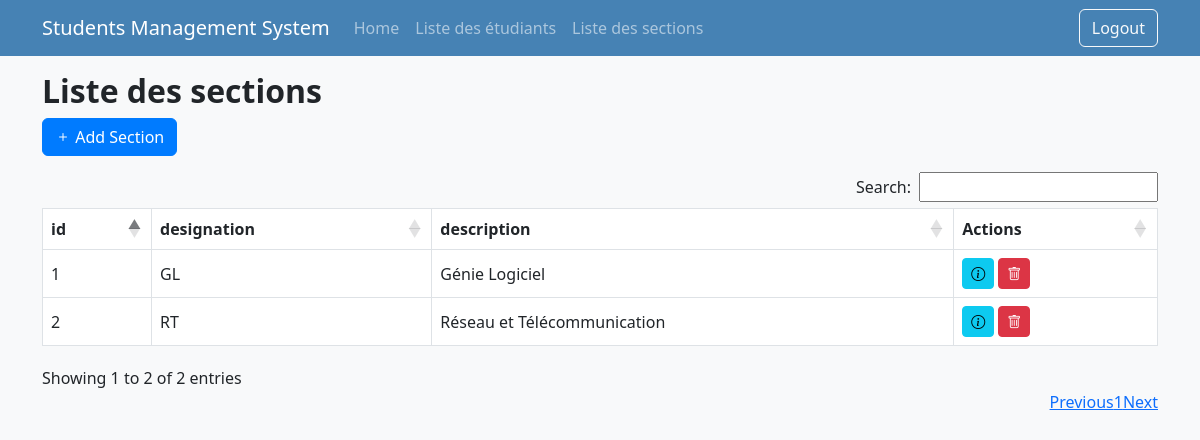
Screenshot of /pages/sections.php (signed in) with the database file from the repository.
### tables this page shows
CREATE TABLE `sections` (
  `id` int(11) NOT NULL,
  `designation` varchar(50) NOT NULL,
  `description` text DEFAULT NULL
);

### classes/Repository.php (called while the page is built, shortened)
<?php
class Repository {
    protected $pdo;
    protected $table;
    public function __construct(PDO $pdo, $table) {
        $this->pdo = $pdo;
        $this->table = $table;
    }
    public function findAll() {
        $stmt = $this->pdo->query("SELECT * FROM {$this->table}");
        return $stmt->fetchAll(PDO::FETCH_ASSOC);
    }
}
?>

### pages/sections.php (the view, shortened to what this page needs)
<?php
require_once '../includes/config.php';
$sectionRepo = new Section($pdo);
$sections = $sectionRepo->findAll();
?>
<?php require_once '../includes/header.php'; ?>
<div class="container mt-3">
    <h2>Liste des sections</h2>
    <?php if ($_SESSION['user']['role'] === 'admin'): ?>
        <div class="mb-3">
            <a href="add_section.php" class="btn btn-primary"><i class="bi bi-plus"></i> Add Section</a>
        </div>
    <?php endif; ?>
    <table id="sectionsTable" class="table table-bordered">
        <thead>
            <tr>
                <th>id</th>
                <th>designation</th>
                <th>description</th>
                <th>Actions</th>
            </tr>
        </thead>
        <tbody>
            <?php if (empty($sections)): ?>
                <tr>
                    <td colspan="4">No sections found.</td>
                </tr>
            <?php else: ?>
                <?php foreach ($sections as $section): ?>
                    <tr>
                        <td><?= htmlspecialchars($section['id']) ?></td>
                        <td><?= htmlspecialchars($section['designation']) ?></td>
                        <td><?= htmlspecialchars($section['description']) ?></td>
                        <td>
                            <a href="view_section.php?id=<?= htmlspecialchars($section['id']) ?>" class="btn btn-info btn-sm"><i class="bi bi-info-circle"></i></a>
                            <?php if ($_SESSION['user']['role'] === 'admin'): ?>
                                <a href="delete_section.php?id=<?= htmlspecialchars($section['id']) ?>" class="btn btn-danger btn-sm"><i class="bi bi-trash"></i></a>
                            <?php endif; ?>
                        </td>
                    </tr>
                <?php endforeach; ?>
            <?php endif; ?>
        </tbody>
    </table>
</div>
<?php require_once '../includes/footer.php'; ?>

### assets/css/style.css (style rules this page uses)
body { background-color: #f8f9fa; }
h1, h2 { font-weight: bold; }
.table th, .table td { vertical-align: middle; }
.btn-danger { background-color: #dc3545; border-color: #dc3545; }
.btn-primary { background-color: #007bff; border-color: #007bff; }

### rows the page displays
sections: id "1", designation "GL", description "Génie Logiciel"
sections: id "2", designation "RT", description "Réseau et Télécommunication"
